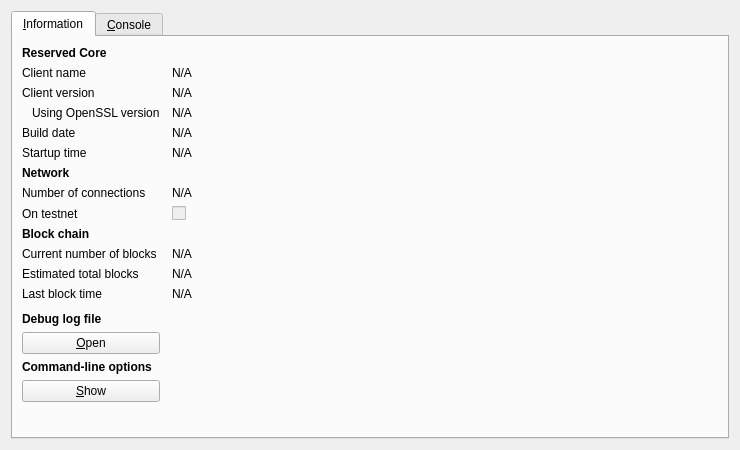
<?xml version="1.0" encoding="UTF-8"?>
<ui version="4.0">
 <class>RPCConsole</class>
 <widget class="QDialog" name="RPCConsole">
  <property name="geometry">
   <rect>
    <x>0</x>
    <y>0</y>
    <width>740</width>
    <height>450</height>
   </rect>
  </property>
  <property name="windowTitle">
   <string>Reserved - Debug window</string>
  </property>
  <layout class="QVBoxLayout" name="verticalLayout_2">
   <item>
    <widget class="QTabWidget" name="tabWidget">
     <property name="currentIndex">
      <number>0</number>
     </property>
     <widget class="QWidget" name="tab_info">
      <attribute name="title">
       <string>&amp;Information</string>
      </attribute>
      <layout class="QGridLayout" name="gridLayout" columnstretch="0,1">
       <property name="horizontalSpacing">
        <number>12</number>
       </property>
       <item row="0" column="0">
        <widget class="QLabel" name="label_9">
         <property name="font">
          <font>
           <weight>75</weight>
           <bold>true</bold>
          </font>
         </property>
         <property name="text">
          <string>Reserved Core</string>
         </property>
        </widget>
       </item>
       <item row="1" column="0">
        <widget class="QLabel" name="label_5">
         <property name="text">
          <string>Client name</string>
         </property>
        </widget>
       </item>
       <item row="1" column="1">
        <widget class="QLabel" name="clientName">
         <property name="cursor">
          <cursorShape>IBeamCursor</cursorShape>
         </property>
         <property name="text">
          <string>N/A</string>
         </property>
         <property name="textFormat">
          <enum>Qt::PlainText</enum>
         </property>
         <property name="textInteractionFlags">
          <set>Qt::LinksAccessibleByMouse|Qt::TextSelectableByKeyboard|Qt::TextSelectableByMouse</set>
         </property>
        </widget>
       </item>
       <item row="2" column="0">
        <widget class="QLabel" name="label_6">
         <property name="text">
          <string>Client version</string>
         </property>
        </widget>
       </item>
       <item row="2" column="1">
        <widget class="QLabel" name="clientVersion">
         <property name="cursor">
          <cursorShape>IBeamCursor</cursorShape>
         </property>
         <property name="text">
          <string>N/A</string>
         </property>
         <property name="textFormat">
          <enum>Qt::PlainText</enum>
         </property>
         <property name="textInteractionFlags">
          <set>Qt::LinksAccessibleByMouse|Qt::TextSelectableByKeyboard|Qt::TextSelectableByMouse</set>
         </property>
        </widget>
       </item>
       <item row="3" column="0">
        <widget class="QLabel" name="label_14">
         <property name="text">
          <string>Using OpenSSL version</string>
         </property>
         <property name="indent">
          <number>10</number>
         </property>
        </widget>
       </item>
       <item row="3" column="1">
        <widget class="QLabel" name="openSSLVersion">
         <property name="cursor">
          <cursorShape>IBeamCursor</cursorShape>
         </property>
         <property name="text">
          <string>N/A</string>
         </property>
         <property name="textFormat">
          <enum>Qt::PlainText</enum>
         </property>
         <property name="textInteractionFlags">
          <set>Qt::LinksAccessibleByMouse|Qt::TextSelectableByKeyboard|Qt::TextSelectableByMouse</set>
         </property>
        </widget>
       </item>
       <item row="4" column="0">
        <widget class="QLabel" name="label_12">
         <property name="text">
          <string>Build date</string>
         </property>
        </widget>
       </item>
       <item row="4" column="1">
        <widget class="QLabel" name="buildDate">
         <property name="cursor">
          <cursorShape>IBeamCursor</cursorShape>
         </property>
         <property name="text">
          <string>N/A</string>
         </property>
         <property name="textFormat">
          <enum>Qt::PlainText</enum>
         </property>
         <property name="textInteractionFlags">
          <set>Qt::LinksAccessibleByMouse|Qt::TextSelectableByKeyboard|Qt::TextSelectableByMouse</set>
         </property>
        </widget>
       </item>
       <item row="5" column="0">
        <widget class="QLabel" name="label_13">
         <property name="text">
          <string>Startup time</string>
         </property>
        </widget>
       </item>
       <item row="5" column="1">
        <widget class="QLabel" name="startupTime">
         <property name="cursor">
          <cursorShape>IBeamCursor</cursorShape>
         </property>
         <property name="text">
          <string>N/A</string>
         </property>
         <property name="textFormat">
          <enum>Qt::PlainText</enum>
         </property>
         <property name="textInteractionFlags">
          <set>Qt::LinksAccessibleByMouse|Qt::TextSelectableByKeyboard|Qt::TextSelectableByMouse</set>
         </property>
        </widget>
       </item>
       <item row="6" column="0">
        <widget class="QLabel" name="label_11">
         <property name="font">
          <font>
           <weight>75</weight>
           <bold>true</bold>
          </font>
         </property>
         <property name="text">
          <string>Network</string>
         </property>
        </widget>
       </item>
       <item row="7" column="0">
        <widget class="QLabel" name="label_7">
         <property name="text">
          <string>Number of connections</string>
         </property>
        </widget>
       </item>
       <item row="7" column="1">
        <widget class="QLabel" name="numberOfConnections">
         <property name="cursor">
          <cursorShape>IBeamCursor</cursorShape>
         </property>
         <property name="text">
          <string>N/A</string>
         </property>
         <property name="textFormat">
          <enum>Qt::PlainText</enum>
         </property>
         <property name="textInteractionFlags">
          <set>Qt::LinksAccessibleByMouse|Qt::TextSelectableByKeyboard|Qt::TextSelectableByMouse</set>
         </property>
        </widget>
       </item>
       <item row="8" column="0">
        <widget class="QLabel" name="label_8">
         <property name="text">
          <string>On testnet</string>
         </property>
        </widget>
       </item>
       <item row="8" column="1">
        <widget class="QCheckBox" name="isTestNet">
         <property name="enabled">
          <bool>false</bool>
         </property>
         <property name="text">
          <string/>
         </property>
        </widget>
       </item>
       <item row="9" column="0">
        <widget class="QLabel" name="label_10">
         <property name="font">
          <font>
           <weight>75</weight>
           <bold>true</bold>
          </font>
         </property>
         <property name="text">
          <string>Block chain</string>
         </property>
        </widget>
       </item>
       <item row="10" column="0">
        <widget class="QLabel" name="label_3">
         <property name="text">
          <string>Current number of blocks</string>
         </property>
        </widget>
       </item>
       <item row="10" column="1">
        <widget class="QLabel" name="numberOfBlocks">
         <property name="cursor">
          <cursorShape>IBeamCursor</cursorShape>
         </property>
         <property name="text">
          <string>N/A</string>
         </property>
         <property name="textFormat">
          <enum>Qt::PlainText</enum>
         </property>
         <property name="textInteractionFlags">
          <set>Qt::LinksAccessibleByMouse|Qt::TextSelectableByKeyboard|Qt::TextSelectableByMouse</set>
         </property>
        </widget>
       </item>
       <item row="11" column="0">
        <widget class="QLabel" name="label_4">
         <property name="text">
          <string>Estimated total blocks</string>
         </property>
        </widget>
       </item>
       <item row="11" column="1">
        <widget class="QLabel" name="totalBlocks">
         <property name="cursor">
          <cursorShape>IBeamCursor</cursorShape>
         </property>
         <property name="text">
          <string>N/A</string>
         </property>
         <property name="textFormat">
          <enum>Qt::PlainText</enum>
         </property>
         <property name="textInteractionFlags">
          <set>Qt::LinksAccessibleByMouse|Qt::TextSelectableByKeyboard|Qt::TextSelectableByMouse</set>
         </property>
        </widget>
       </item>
       <item row="12" column="0">
        <widget class="QLabel" name="label_2">
         <property name="text">
          <string>Last block time</string>
         </property>
        </widget>
       </item>
       <item row="12" column="1">
        <widget class="QLabel" name="lastBlockTime">
         <property name="cursor">
          <cursorShape>IBeamCursor</cursorShape>
         </property>
         <property name="text">
          <string>N/A</string>
         </property>
         <property name="textFormat">
          <enum>Qt::PlainText</enum>
         </property>
         <property name="textInteractionFlags">
          <set>Qt::LinksAccessibleByMouse|Qt::TextSelectableByKeyboard|Qt::TextSelectableByMouse</set>
         </property>
        </widget>
       </item>
       <item row="13" column="0">
        <spacer name="verticalSpacer_2">
         <property name="orientation">
          <enum>Qt::Vertical</enum>
         </property>
         <property name="sizeHint" stdset="0">
          <size>
           <width>20</width>
           <height>20</height>
          </size>
         </property>
        </spacer>
       </item>
       <item row="14" column="0">
        <widget class="QLabel" name="labelDebugLogfile">
         <property name="font">
          <font>
           <weight>75</weight>
           <bold>true</bold>
          </font>
         </property>
         <property name="text">
          <string>Debug log file</string>
         </property>
        </widget>
       </item>
       <item row="15" column="0">
        <widget class="QPushButton" name="openDebugLogfileButton">
         <property name="toolTip">
          <string>Open the Reserved debug log file from the current data directory. This can take a few seconds for large log files.</string>
         </property>
         <property name="text">
          <string>&amp;Open</string>
         </property>
         <property name="autoDefault">
          <bool>false</bool>
         </property>
        </widget>
       </item>
       <item row="16" column="0">
        <widget class="QLabel" name="labelCLOptions">
         <property name="font">
          <font>
           <weight>75</weight>
           <bold>true</bold>
          </font>
         </property>
         <property name="text">
          <string>Command-line options</string>
         </property>
        </widget>
       </item>
       <item row="17" column="0">
        <widget class="QPushButton" name="showCLOptionsButton">
         <property name="toolTip">
          <string>Show the Reserved-Qt help message to get a list with possible Reserved command-line options.</string>
         </property>
         <property name="text">
          <string>&amp;Show</string>
         </property>
         <property name="autoDefault">
          <bool>false</bool>
         </property>
        </widget>
       </item>
       <item row="18" column="0">
        <spacer name="verticalSpacer">
         <property name="orientation">
          <enum>Qt::Vertical</enum>
         </property>
         <property name="sizeHint" stdset="0">
          <size>
           <width>20</width>
           <height>40</height>
          </size>
         </property>
        </spacer>
       </item>
      </layout>
     </widget>
     <widget class="QWidget" name="tab_console">
      <attribute name="title">
       <string>&amp;Console</string>
      </attribute>
      <layout class="QVBoxLayout" name="verticalLayout_3">
       <property name="spacing">
        <number>3</number>
       </property>
       <item>
        <widget class="QTextEdit" name="messagesWidget">
         <property name="minimumSize">
          <size>
           <width>0</width>
           <height>100</height>
          </size>
         </property>
         <property name="readOnly">
          <bool>true</bool>
         </property>
         <property name="tabKeyNavigation" stdset="0">
          <bool>false</bool>
         </property>
         <property name="columnCount" stdset="0">
          <number>2</number>
         </property>
        </widget>
       </item>
       <item>
        <layout class="QHBoxLayout" name="horizontalLayout">
         <property name="spacing">
          <number>3</number>
         </property>
         <item>
          <widget class="QLabel" name="label">
           <property name="text">
            <string notr="true">&gt;</string>
           </property>
          </widget>
         </item>
         <item>
          <widget class="QLineEdit" name="lineEdit"/>
         </item>
         <item>
          <widget class="QPushButton" name="clearButton">
           <property name="maximumSize">
            <size>
             <width>24</width>
             <height>24</height>
            </size>
           </property>
           <property name="toolTip">
            <string>Clear console</string>
           </property>
           <property name="text">
            <string/>
           </property>
           <property name="icon">
            <iconset resource="../bitcoin.qrc">
             <normaloff>:/icons/remove</normaloff>:/icons/remove</iconset>
           </property>
           <property name="shortcut">
            <string notr="true">Ctrl+L</string>
           </property>
           <property name="autoDefault">
            <bool>false</bool>
           </property>
          </widget>
         </item>
        </layout>
       </item>
      </layout>
     </widget>
    </widget>
   </item>
  </layout>
 </widget>
 <resources>
  <include location="../bitcoin.qrc"/>
 </resources>
 <connections/>
</ui>
